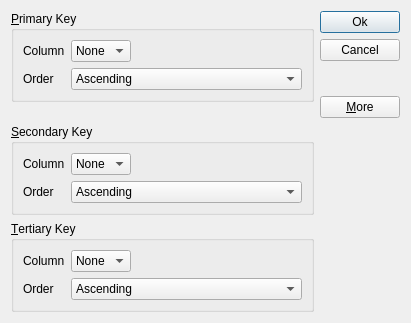
<?xml version="1.0" encoding="UTF-8"?>
<ui version="4.0">
 <class>SortDialog</class>
 <widget class="QDialog" name="SortDialog">
  <property name="geometry">
   <rect>
    <x>0</x>
    <y>0</y>
    <width>411</width>
    <height>323</height>
   </rect>
  </property>
  <property name="windowTitle">
   <string>Sort</string>
  </property>
  <layout class="QGridLayout" name="gridLayout_4">
   <item row="0" column="0">
    <widget class="QGroupBox" name="primaryGroupBox">
     <property name="title">
      <string>&amp;Primary Key</string>
     </property>
     <layout class="QGridLayout" name="gridLayout">
      <item row="0" column="0">
       <widget class="QLabel" name="label">
        <property name="text">
         <string>Column</string>
        </property>
       </widget>
      </item>
      <item row="0" column="1">
       <widget class="QComboBox" name="primaryColumnCombo">
        <item>
         <property name="text">
          <string>None</string>
         </property>
        </item>
       </widget>
      </item>
      <item row="0" column="2">
       <spacer name="horizontalSpacer">
        <property name="orientation">
         <enum>Qt::Horizontal</enum>
        </property>
        <property name="sizeHint" stdset="0">
         <size>
          <width>154</width>
          <height>20</height>
         </size>
        </property>
       </spacer>
      </item>
      <item row="1" column="0">
       <widget class="QLabel" name="label_2">
        <property name="text">
         <string>Order</string>
        </property>
       </widget>
      </item>
      <item row="1" column="1" colspan="2">
       <widget class="QComboBox" name="primaryOrderCombo">
        <item>
         <property name="text">
          <string>Ascending</string>
         </property>
        </item>
        <item>
         <property name="text">
          <string>Descending</string>
         </property>
        </item>
       </widget>
      </item>
     </layout>
    </widget>
   </item>
   <item row="0" column="1" rowspan="2">
    <layout class="QVBoxLayout" name="verticalLayout">
     <item>
      <widget class="QPushButton" name="okButton">
       <property name="text">
        <string>Ok</string>
       </property>
      </widget>
     </item>
     <item>
      <widget class="QPushButton" name="cancelButton">
       <property name="text">
        <string>Cancel</string>
       </property>
      </widget>
     </item>
     <item>
      <spacer name="verticalSpacer">
       <property name="orientation">
        <enum>Qt::Vertical</enum>
       </property>
       <property name="sizeHint" stdset="0">
        <size>
         <width>20</width>
         <height>0</height>
        </size>
       </property>
      </spacer>
     </item>
     <item>
      <widget class="QPushButton" name="moreButton">
       <property name="text">
        <string>&amp;More</string>
       </property>
       <property name="checkable">
        <bool>true</bool>
       </property>
      </widget>
     </item>
    </layout>
   </item>
   <item row="1" column="0">
    <spacer name="verticalSpacer_2">
     <property name="orientation">
      <enum>Qt::Vertical</enum>
     </property>
     <property name="sizeHint" stdset="0">
      <size>
       <width>20</width>
       <height>2</height>
      </size>
     </property>
    </spacer>
   </item>
   <item row="2" column="0">
    <widget class="QGroupBox" name="secondaryGroupBox">
     <property name="title">
      <string>&amp;Secondary Key</string>
     </property>
     <layout class="QGridLayout" name="gridLayout_2">
      <item row="0" column="0">
       <widget class="QLabel" name="label_3">
        <property name="text">
         <string>Column</string>
        </property>
       </widget>
      </item>
      <item row="0" column="1">
       <widget class="QComboBox" name="secondaryColumnCombo">
        <item>
         <property name="text">
          <string>None</string>
         </property>
        </item>
       </widget>
      </item>
      <item row="0" column="2">
       <spacer name="horizontalSpacer_2">
        <property name="orientation">
         <enum>Qt::Horizontal</enum>
        </property>
        <property name="sizeHint" stdset="0">
         <size>
          <width>40</width>
          <height>20</height>
         </size>
        </property>
       </spacer>
      </item>
      <item row="1" column="0">
       <widget class="QLabel" name="label_4">
        <property name="text">
         <string>Order</string>
        </property>
       </widget>
      </item>
      <item row="1" column="1" colspan="2">
       <widget class="QComboBox" name="secondaryOrderCombo">
        <item>
         <property name="text">
          <string>Ascending</string>
         </property>
        </item>
        <item>
         <property name="text">
          <string>Descending</string>
         </property>
        </item>
       </widget>
      </item>
     </layout>
    </widget>
   </item>
   <item row="3" column="0">
    <widget class="QGroupBox" name="tertiaryGroupBox">
     <property name="title">
      <string>&amp;Tertiary Key</string>
     </property>
     <layout class="QGridLayout" name="gridLayout_3">
      <item row="0" column="0">
       <widget class="QLabel" name="label_5">
        <property name="text">
         <string>Column</string>
        </property>
       </widget>
      </item>
      <item row="0" column="1">
       <widget class="QComboBox" name="tertiaryColumnCombo">
        <item>
         <property name="text">
          <string>None</string>
         </property>
        </item>
       </widget>
      </item>
      <item row="0" column="2">
       <spacer name="horizontalSpacer_3">
        <property name="orientation">
         <enum>Qt::Horizontal</enum>
        </property>
        <property name="sizeHint" stdset="0">
         <size>
          <width>40</width>
          <height>20</height>
         </size>
        </property>
       </spacer>
      </item>
      <item row="1" column="0">
       <widget class="QLabel" name="label_6">
        <property name="text">
         <string>Order</string>
        </property>
       </widget>
      </item>
      <item row="1" column="1" colspan="2">
       <widget class="QComboBox" name="tertiaryOrderCombo">
        <item>
         <property name="text">
          <string>Ascending</string>
         </property>
        </item>
        <item>
         <property name="text">
          <string>Descending</string>
         </property>
        </item>
       </widget>
      </item>
     </layout>
    </widget>
   </item>
  </layout>
 </widget>
 <tabstops>
  <tabstop>okButton</tabstop>
  <tabstop>cancelButton</tabstop>
  <tabstop>moreButton</tabstop>
  <tabstop>primaryColumnCombo</tabstop>
  <tabstop>primaryOrderCombo</tabstop>
  <tabstop>secondaryColumnCombo</tabstop>
  <tabstop>secondaryOrderCombo</tabstop>
  <tabstop>tertiaryColumnCombo</tabstop>
  <tabstop>tertiaryOrderCombo</tabstop>
 </tabstops>
 <resources/>
 <connections>
  <connection>
   <sender>okButton</sender>
   <signal>clicked()</signal>
   <receiver>SortDialog</receiver>
   <slot>accept()</slot>
   <hints>
    <hint type="sourcelabel">
     <x>358</x>
     <y>29</y>
    </hint>
    <hint type="destinationlabel">
     <x>376</x>
     <y>242</y>
    </hint>
   </hints>
  </connection>
  <connection>
   <sender>cancelButton</sender>
   <signal>clicked()</signal>
   <receiver>SortDialog</receiver>
   <slot>reject()</slot>
   <hints>
    <hint type="sourcelabel">
     <x>384</x>
     <y>55</y>
    </hint>
    <hint type="destinationlabel">
     <x>380</x>
     <y>297</y>
    </hint>
   </hints>
  </connection>
  <connection>
   <sender>moreButton</sender>
   <signal>toggled(bool)</signal>
   <receiver>secondaryGroupBox</receiver>
   <slot>setVisible(bool)</slot>
   <hints>
    <hint type="sourcelabel">
     <x>343</x>
     <y>161</y>
    </hint>
    <hint type="destinationlabel">
     <x>252</x>
     <y>187</y>
    </hint>
   </hints>
  </connection>
  <connection>
   <sender>moreButton</sender>
   <signal>toggled(bool)</signal>
   <receiver>tertiaryGroupBox</receiver>
   <slot>setVisible(bool)</slot>
   <hints>
    <hint type="sourcelabel">
     <x>343</x>
     <y>168</y>
    </hint>
    <hint type="destinationlabel">
     <x>248</x>
     <y>320</y>
    </hint>
   </hints>
  </connection>
 </connections>
</ui>
